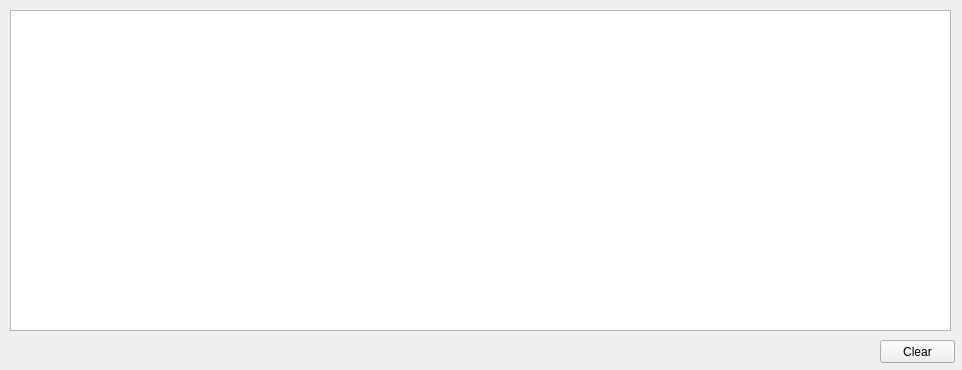
<?xml version="1.0" encoding="UTF-8"?>
<ui version="4.0">
 <class>MainWindow</class>
 <widget class="QMainWindow" name="MainWindow">
  <property name="geometry">
   <rect>
    <x>0</x>
    <y>0</y>
    <width>962</width>
    <height>370</height>
   </rect>
  </property>
  <property name="windowTitle">
   <string>MainWindow</string>
  </property>
  <widget class="QWidget" name="centralWidget">
   <widget class="QTextBrowser" name="textBrowser_dis_par">
    <property name="geometry">
     <rect>
      <x>10</x>
      <y>10</y>
      <width>941</width>
      <height>321</height>
     </rect>
    </property>
   </widget>
   <widget class="QPushButton" name="pushButton_clear">
    <property name="geometry">
     <rect>
      <x>880</x>
      <y>340</y>
      <width>75</width>
      <height>23</height>
     </rect>
    </property>
    <property name="text">
     <string>Clear</string>
    </property>
   </widget>
  </widget>
 </widget>
 <layoutdefault spacing="6" margin="11"/>
 <resources/>
 <connections>
  <connection>
   <sender>pushButton_clear</sender>
   <signal>clicked()</signal>
   <receiver>textBrowser_dis_par</receiver>
   <slot>clear()</slot>
   <hints>
    <hint type="sourcelabel">
     <x>915</x>
     <y>356</y>
    </hint>
    <hint type="destinationlabel">
     <x>610</x>
     <y>226</y>
    </hint>
   </hints>
  </connection>
 </connections>
</ui>
